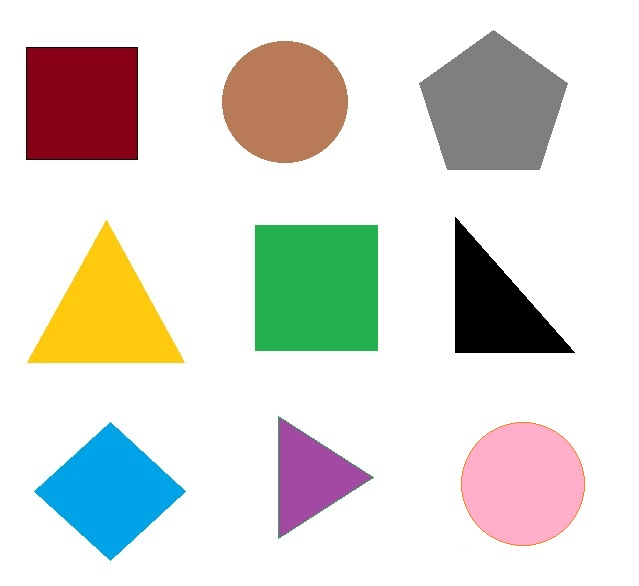
#> input picture shape.jpg, 639 x 586 px
$ python detect-contour.py
#> lines starting #> are read from the running program, lines starting #| are printed output that depends on the picture; after the words box and inside, x2 and y2 are one past the last pixel; in counts of white or black regions, pixels touching at a corner belong together
# -*- coding:UTF-8 -*-
import cv2

img = cv2.imread('shape.jpg')
#> img is the input picture: shape (586, 639, 3); mean B, G, R 212.2, 218.5, 219.9
imgContour = img.copy()
img = cv2.cvtColor(img, cv2.COLOR_BGR2GRAY)
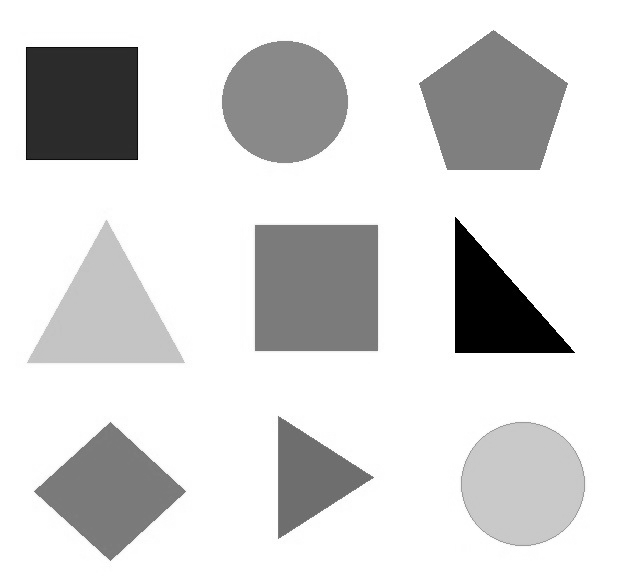
#> img: shape (586, 639); min 0, max 255, mean 218.2
canny = cv2.Canny(img, 150, 200)
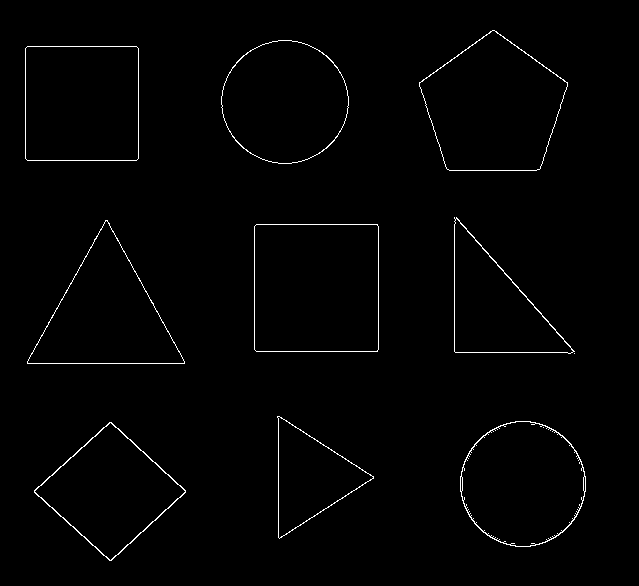
#> canny: shape (586, 639); 1.2% white in thin lines or dots, all inside (x1, y1, x2, y2) = (25, 30, 586, 561)
contours, hierarchy = cv2.findContours(canny, cv2.RETR_EXTERNAL, cv2.CHAIN_APPROX_NONE)
#> contours = 10 contours, 1 with area under 20; largest, box (x1, y1, x2, y2) and area: (254, 224, 379, 352) 15741, (419, 30, 568, 171) 14517, (25, 46, 139, 161) 12874, (460, 421, 586, 547) 12214, (221, 40, 349, 164) 12143

for cnt in contours:
    cv2.drawContours(imgContour, cnt, -1, (255, 0, 0), 4)
    area = cv2.contourArea(cnt)
    if area > 500:
        # print(cv2.arcLength(cnt, True))
        peri = cv2.arcLength(cnt, True)
        vertices = cv2.approxPolyDP(cnt, peri * 0.02, True)
        corners = len(vertices)
        x, y, w, h = cv2.boundingRect(vertices)
        cv2.rectangle(imgContour, (x, y), (x+w, y+h), (0, 255, 0), 4)
        if corners == 3:
            cv2.putText(imgContour, 'triangle', (x, y-5), cv2.FONT_HERSHEY_SIMPLEX, 1, (0, 0, 255), 2)
        elif corners == 4:
            cv2.putText(imgContour, 'rectangle', (x, y-5), cv2.FONT_HERSHEY_SIMPLEX, 1, (0, 0, 255), 2)
        elif corners == 5:
            cv2.putText(imgContour, 'pentagon', (x, y-5), cv2.FONT_HERSHEY_SIMPLEX, 1, (0, 0, 255), 2)
        elif corners >= 6:
            cv2.putText(imgContour, 'circle', (x, y-5), cv2.FONT_HERSHEY_SIMPLEX, 1, (0, 0, 255), 2)
#> this loop made 10 passes
#> (area, peri, vertices, corners, x, y, w, h) on passes 1, 3, 5, 6, 7, 8: (10692, 418.7, [[109, 422], [34, 492], [111, 560], [185, 490]], 4, 34, 422, 152, 139), (5917, 364.5, [[277, 416], [279, 538], [373, 476]], 3, 277, 416, 97, 123), (15741, 498.5, [[256, 224], [254, 349], [377, 351], [377, 224]], 4, 254, 224, 124, 128), (11469.5, 509.2, [[105, 220], [27, 363], [184, 363]], 3, 27, 220, 158, 144), (8280, 445, [[454, 217], [454, 351], [574, 351]], 3, 454, 217, 121, 135), (12874, 449.3, [[27, 46], [25, 158], [136, 160], [138, 48]], 4, 25, 46, 114, 115)
#> (area, peri, corners, x, y, w, h) on passes 2, 9, 10: (12214, 413.3, 8, 460, 421, 126, 126), (12143, 415, 8, 221, 40, 128, 124), (14517, 481.9, 5, 419, 30, 149, 141)
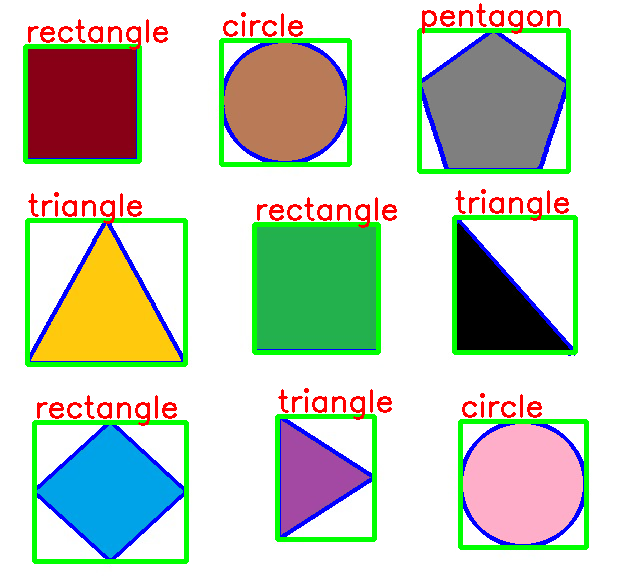
#> imgContour: shape (586, 639, 3); 10.71% of pixels changed, all inside (x1, y1, x2, y2) = (23, 3, 589, 564)


cv2.imshow('img', img)
cv2.imshow('canny', canny)
cv2.imshow('imgContour', imgContour)
cv2.waitKey(0)
